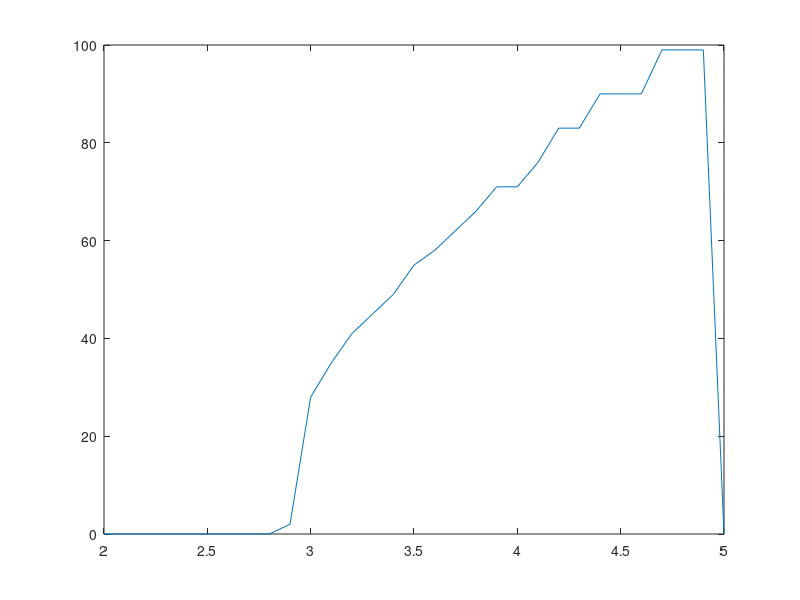

MATLAB code for this plot:
function integrateandfiremodel
%
% part 2 of the neuron model
% answer returned is 3.0000
%
%?m = 10 [ms] (i.e. ?m is the time constant of the membrane)
%EL = Vreset = -70 [mV]
%Vth = -40 [mV]
%Rm = 10 [M?]
%Ie = 3.1 [nA]

Tm = 10;             %[ms] (i.e. ?m is the time constant of the membrane)
EL = -70;            %[mV]
Vreset = -70;        %[mV]
Vth = -40;           %[mV]
Rm = 10;             %[M?]
Ie = 3.1;            %[nA]

Vzero = -70;

Dt = 1; %ms
t = 0;

Ie = 0;

V = zeros(1000,1);

countspikes = zeros(31,1);

counter = 0;

for Ie=2:0.1:5,
    t = 0;
    for time=1:1000,

        V(time) = EL + Rm * Ie + (Vzero - EL - Rm * Ie) * exp(1)^(-t/Tm);
        if V(time) >= Vth
            V(time) = Vreset;
            t = 0;
            countspikes(counter) = countspikes(counter) + 1;
        end

        % relative time
        t = t + Dt;


    end
    counter = counter + 1;
end
plotie = 2:0.1:5;
plot(plotie, countspikes)
countspikes
